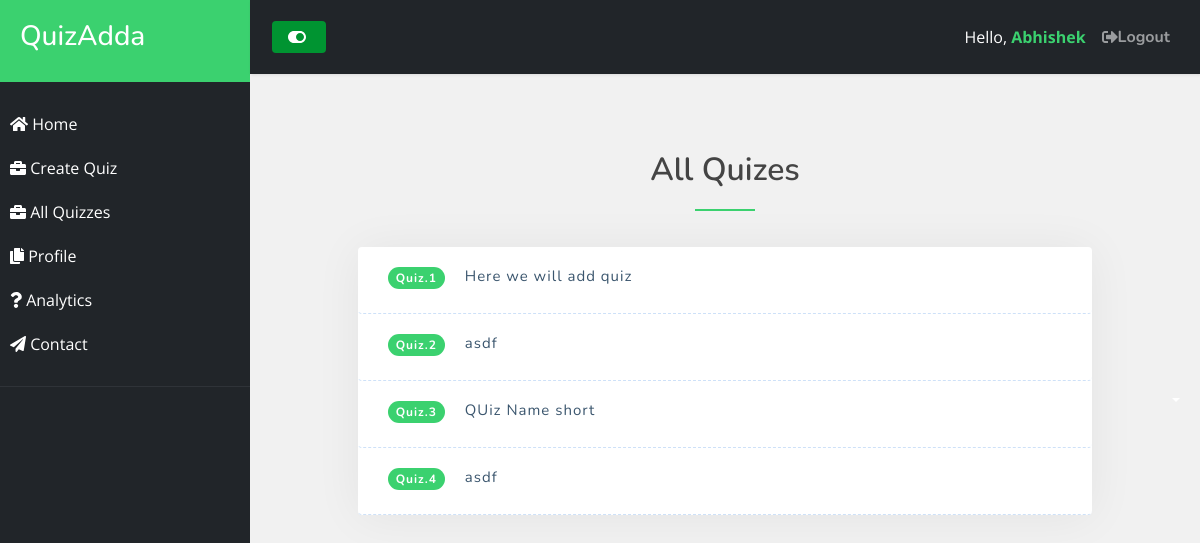
Page /educator/quizzes (signed in) on the committed database.
### educator/models.py (models this page shows)
class quiz(models.Model):
    uid=models.PositiveIntegerField()
    quizname=models.CharField(max_length=250)
    quizdesc=models.CharField(max_length=500)
    quizstatus=models.BooleanField(default=False, editable=False)
    creationdate=models.DateField()
    creationtime=models.TimeField()
    attempts=models.PositiveIntegerField(default=0)

### educator/views.py (the view)
# urls.py: path('quizzes', views.quizzes, name='quizzes'),
def quizzes(request):
    if request.user.is_authenticated:
        uid = request.user.id
        fequiz=quiz.objects.filter(uid=uid)
        numofquiz=len(quiz.objects.filter(uid=uid))
        context={"allquizuser":fequiz,"numofquizzes":numofquiz}
        return render(request,"quizzes.html",context)
    else:
        return redirect("login")

### educator/templates/quizzes.html (shortened to what this page needs)
{% extends "ebase.html" %}
{% block content %}
<section class="ques-section">
    <div class="container">
      <div class="row">
                        <div class="col-md-10 offset-md-1">
                            <div class="ques-title text-center pb-3">
                                <h2>All Quizes</h2>
                            </div>
                        </div>
                        {% if numofquizzes != 0 %}
                        <div class="col-md-10 offset-md-1">
                            <div class="ques" id="accordion">
                                {% for quiz in allquizuser %}
                                <div class="card">
                                    <div class="card-header" id="quesHeading-1">
                                        <div class="mb-0">
                                            <h5 class="ques-title" data-bs-toggle="collapse" data-bs-target="#quesCollapse-{{forloop.counter}}" aria-expanded="true" aria-controls="quesCollapse-{{forloop.counter}}">
                                                <span class="badge">Quiz.{{forloop.counter}}</span><span>{{quiz.quizname}}</span>
                                            </h5>
                                        </div>
                                    </div>
                                </div>
                                {% endfor%}
                            </div>
                        </div>
                        {% endif %}
                    </div>
                </div>
            </section>
{% endblock %}

### educator/templates/ebase.html (shortened to what this page needs)
<!DOCTYPE html>
{% load static %}
{% get_static_prefix as STATIC_PREFIX %}
<html>
  <head>
    <link href="{% static 'vendor/bootstrap/css/bootstrap.min.css'%}" rel="stylesheet">
  <link href="{% static 'vendor/bootstrap-icons/bootstrap-icons.css'%}" rel="stylesheet">
  <link href="{% static 'css/style.css'%}" rel="stylesheet">
  </head>
  <body>
    <div class="wrapper">
      <nav id="sidebar">
        <div class="sidebar-header">
          <h3>QuizAdda</h3>
        </div>
        <ul class="list-unstyled components">
          <li>
            <a href="/educator">
              <i class="fas fa-home"></i>
              Home
            </a>
            <a href="/educator/createquiz">
              <i class="fas fa-briefcase"></i>
              Create Quiz
            </a>
            <a href="/educator/quizzes">
              <i class="fas fa-briefcase"></i>
              All Quizzes
            </a>
            <a
              href="#pageSubmenu"
              data-bs-toggle="collapse"
              aria-expanded="false"
              class="dropdown-toggle"
            >
              <i class="fas fa-copy"></i>
              Profile
            </a>
          </li>
          <li>
            <a href="/educator/analytics">
              <i class="fas fa-question"></i>
              Analytics
            </a>
          </li>
          <li>
            <a href="#">
              <i class="fas fa-paper-plane"></i>
              Contact
            </a>
          </li>
        </ul>
      </nav>
      <div id="content">
        <nav class="navbar navbar-expand-lg navbar-dark bg-dark">
          <div class="container-fluid">
            <button type="button" id="sidebarCollapse" class="btn px-3 py-1 btn-success">
              <i class="fas fa-toggle-on" id="buttontog"></i>
            </button>
            <div class="collapse navbar-collapse" id="navbarSupportedContent">
              <ul class="nav navbar-nav ms-auto">
                <li class="nav-item">
                  <span class="nav-link active">Hello, <span class="usrnm"> <strong>{{user.first_name}}</strong> </span> </span>
                </li>
                <li class="nav-item">
                  <a class="nav-link" href="/educator/logout"
                    ><i class="fas fa-sign-out-alt"></i> Logout</a
                  >
                </li>
              </ul>
            </div>
          </div>
        </nav>
        <div id="mcontent">{% block content %}{% endblock %}</div>
      </div>
    </div>
  </body>
</html>

### static/css/style.css (style rules this page uses)
:root { scroll-behavior: smooth; }
body { font-family: "Open Sans", sans-serif; color: #444444; }
a { color: #009431; text-decoration: none; }
h1, h2, h3, h4, h5, h6 { font-family: "Nunito", sans-serif; }
section { padding: 60px 0; overflow: hidden; }
.navbar { padding: 0; }
.navbar ul { margin: 0; padding: 0; display: flex; list-style: none; align-items: center; }
.navbar li { position: relative; }
.navbar a { display: flex; align-items: center; justify-content: space-between; padding: 10px 0 10px 30px; font-family: "Nunito", sans-serif; font-size: 16px; font-weight: 700; color: #212529; white-space: nowrap; transition: 0.3s; }
.navbar a:hover, .navbar .active, .navbar li:hover > a { color: #009431; }
.btn-success { background: #009431; border: 0; padding: 10px 30px; color: #fff; transition: 0.4s; border-radius: 4px; }

### rows in the picture
quiz: quizname "Here we will add quiz"
quiz: quizname "asdf"
quiz: quizname "QUiz Name short"
quiz: quizname "asdf"

### other values in the picture
{{ user.first_name }} "Abhishek"
